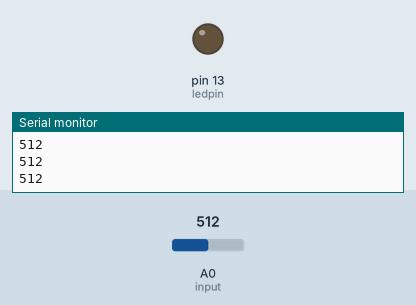
Recording of a sketch running on a simulated Arduino Uno, built with avr-gcc and run on an emulated ATmega328P. Parts: output pins drawn as LEDs (lit = HIGH), the last lines printed to the serial monitor. The inputs (shaded band) are chosen by the test bench; at power-on: A0 (input) = 512.

Above: at 1.2 s.
1.3 s: A0 (input) set to 483
At 1.9 s:
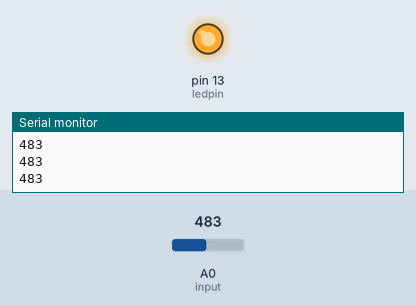
2.8 s: A0 (input) set to 510
At 3.2 s:
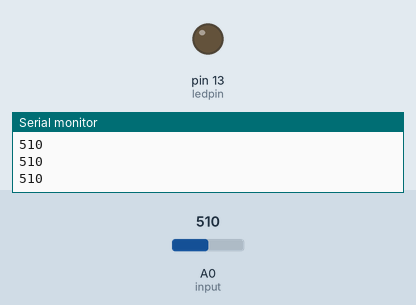
4.3 s: A0 (input) set to 490
At 5.4 s:
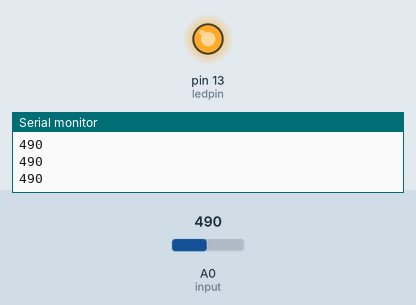
Timing chart, 0 to 7.3 s (numbered marks = the images above; inputs shaded):
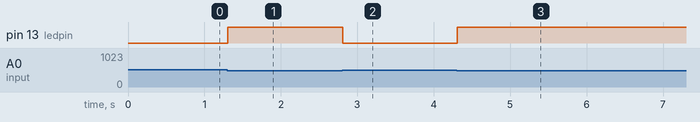

Measured:
- the behaviour switches between 500 and 499 on A0 (input) (found by bisection; images 0 and 1)
- after the input at 1.3 s, pin 13 (ledpin): LOW → HIGH at once
- after the input at 2.8 s, pin 13 (ledpin): HIGH → LOW at once
- after the input at 4.3 s, pin 13 (ledpin): LOW → HIGH at once

The sketch:

LDR.ino
```cpp
int input = A0;
int ledpin = 13;
void setup() {
pinMode(0,INPUT);
pinMode(13,OUTPUT);
Serial.begin(9600);

}

void loop() {
  int value = analogRead(input);
  Serial.println(value);
  int threshold = 500;
  if (value < threshold)
  digitalWrite(ledpin,HIGH);
  else
  digitalWrite(ledpin,LOW);


}
```
